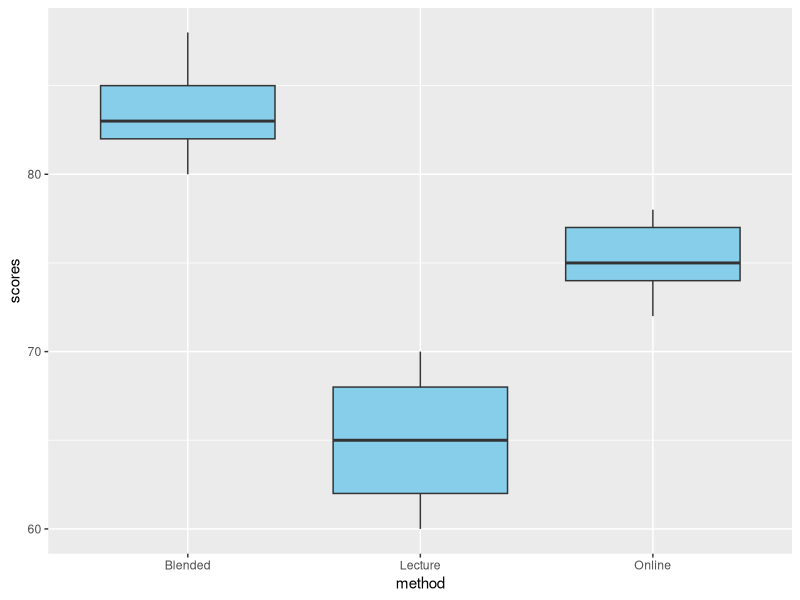
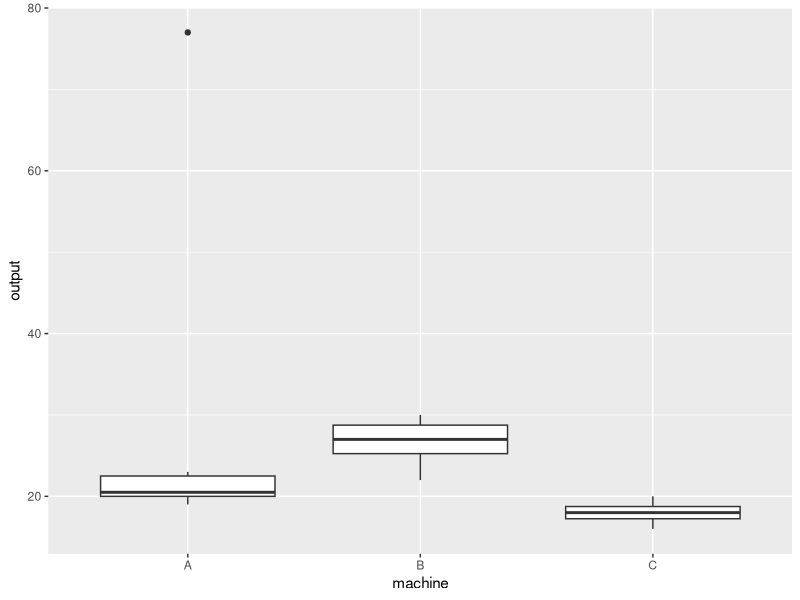
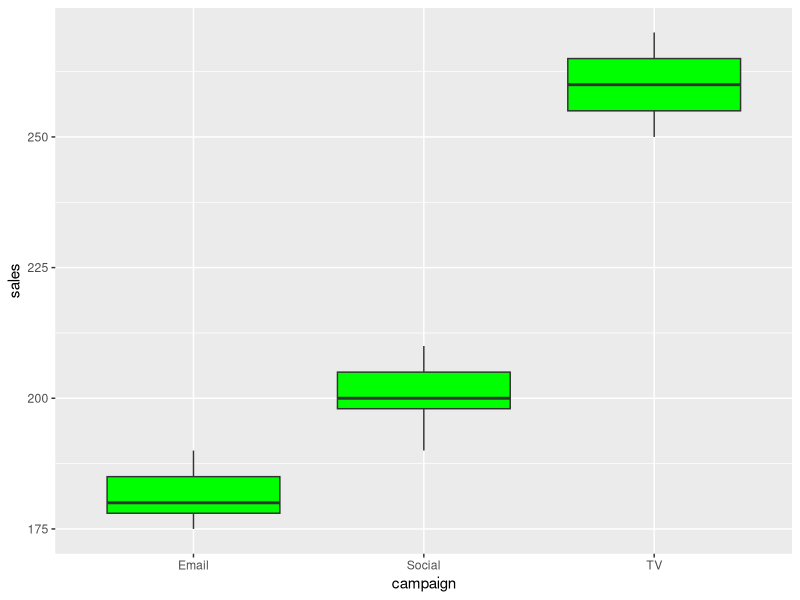
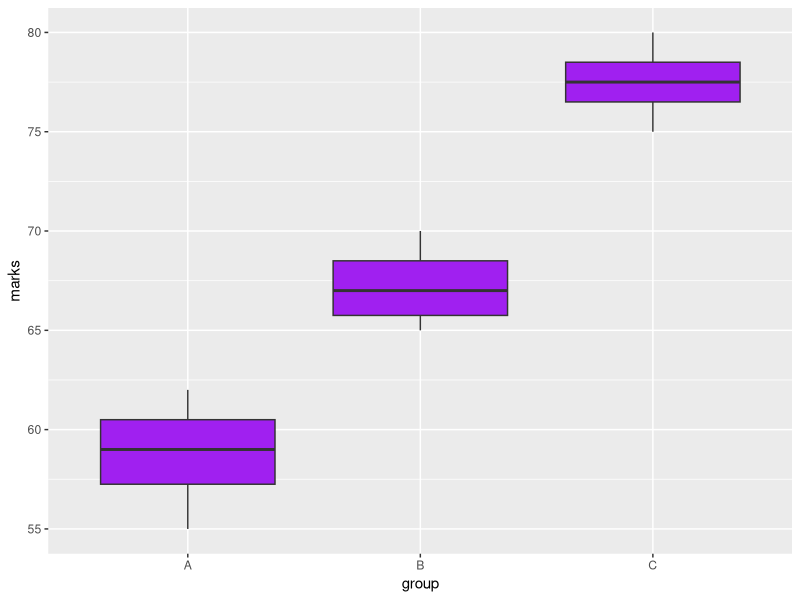
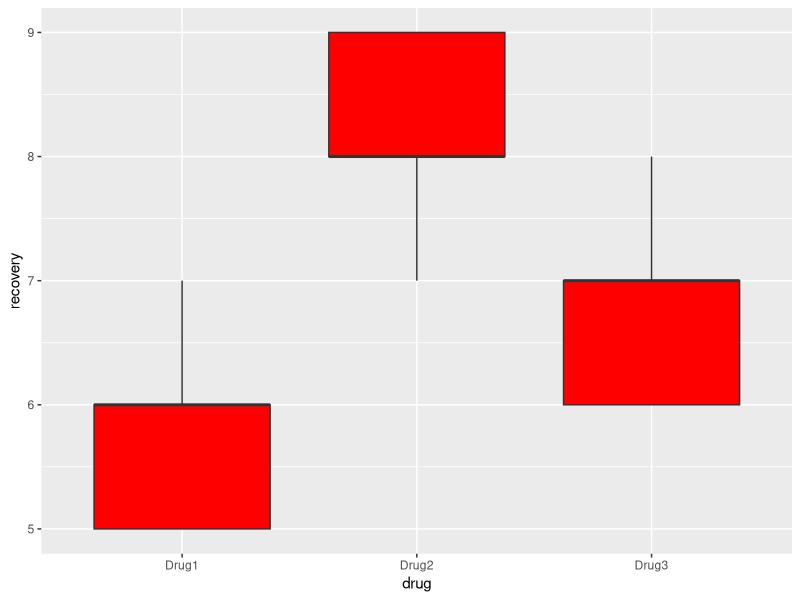

These charts were generated, in order, by the following R code: (Note: this script raises an error after producing the figures.)
# 1. Teaching Methods (Education)**


library(ggplot2)

method = factor(rep(c("Lecture", "Online", "Blended"), each=5))
scores <- c(60,65,70,62,68, 72,75,78,74,77, 80,82,85,83,88)

df_blue <-  data.frame(method, scores)

ggplot(df_blue, aes(method, scores)) + geom_boxplot(fill="skyblue")

anova_model <- aov(scores ~ method, data=df_blue)
anova_model <- lm(scores ~ method, data=df_blue)

summary(anova_model)

# 2. Machine Types Manufacturing)**


machine <- factor(rep(c("A", "B", "C"), each=6))
output <-  c(20,77,19,23,21,20, 25,22,26,28,29,30, 18,17,19,16,20,18)

df_orange <-  data.frame(machine, output)

ggplot(df_orange, aes(machine, output)) +  geom_boxplot(fil="orange")

summary(aov(output~machine, data=df_orange))
summary(lm(output~machine, data=df_orange))






# 3. Marketing Campaigns**


campaign <- factor(rep(c("Social","TV", "Email"), each=5))
sales  <- c(200,210,190,205,198, 250,260,255,270,265, 180, 175, 190,185,178)

df_green <- data.frame(campaign, sales)

ggplot(df_green, aes(campaign, sales)) + geom_boxplot(fill="green")


summary(aov(sales ~ campaign, data=df_green))
summary(lm(sales ~ campaign, data=df_green))



# 4. Student Groups**



group <- factor (rep(c("A", "B", "C"), each=4))
marks <- c(55,60,58,62, 65,68,70,66, 75,78,80,77)


df_purple <-  data.frame(group, marks)
ggplot(df_purple, aes(group, marks)) + geom_boxplot(fill="purple")

summary (aov(marks ~ group, data = df_purple))
summary (lm(marks ~ group, data = df_purple))



#5. Drug Effectivness

drug <- factor(rep(c("Drug1","Drug2","Drug3"),each=5)) 
recovery <- c(5,6,7,5,6,8,9,7,8,9,6,7,6,7,8)

df_red <- data.frame(drug,recovery)
ggplot(df_red , aes(drug,recovery)) + geom_boxplot(fill="red")

summary(aov(recovery~drug,data=df_red))
summary(lm(recovery~drug,data=df_red))







#6. Store Location

location <- factor(rep(c("Urban","Suburban","Rural"),each=5)) 
revenue <- c(500,520,510,530,515, 450,460,470,455,465, 400, 420, 410,405,415)

df_cyan <- data.frame(location,revenue)
ggplot(df_cyan , aes(loation,revenue)) + geom_boxplot(fill="cyan")

summary(aov(revenue~location,data=df_cyan))
summary(lm(revenue~location,data=df_cyan))
